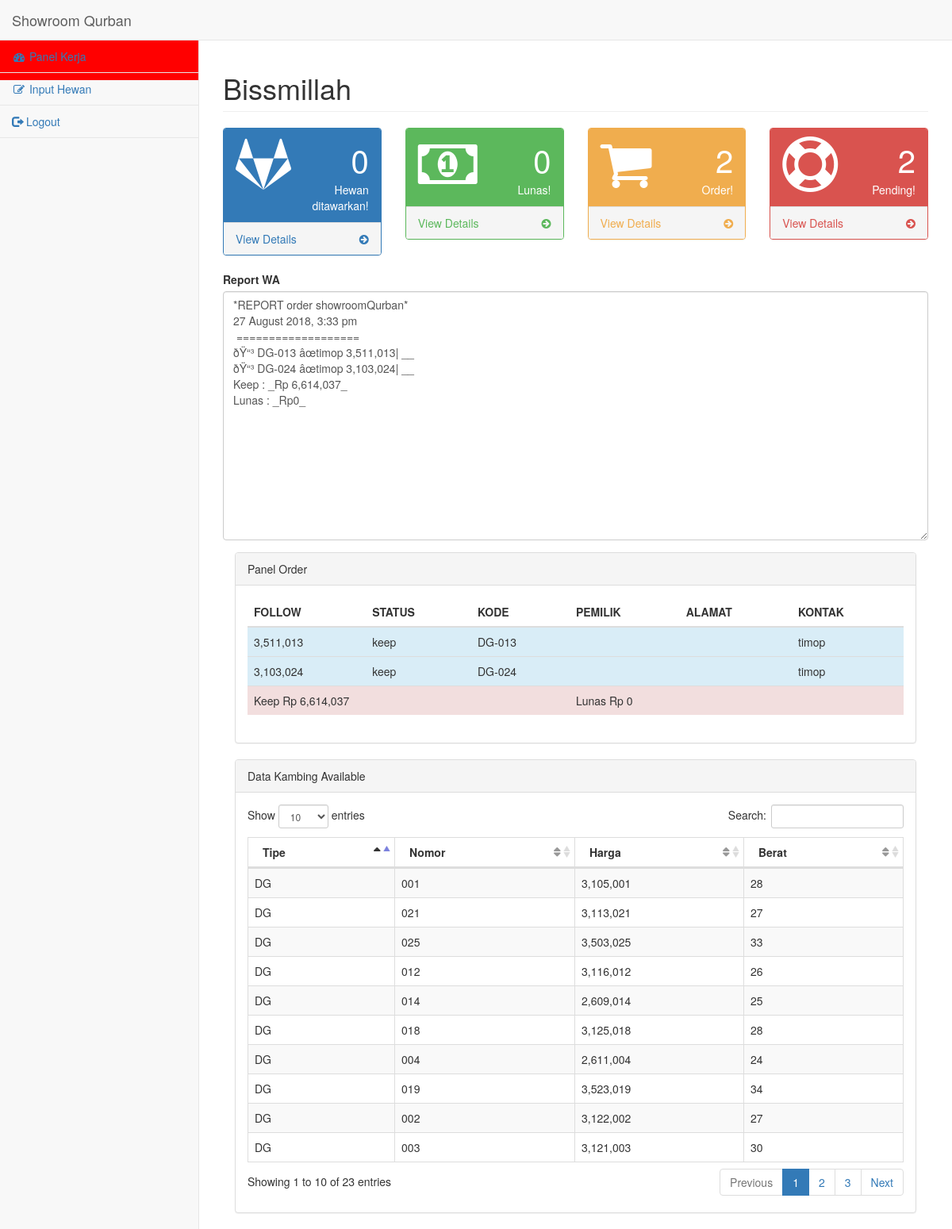
/kantor/ (signed in), run on the app's committed database.
### tables this page shows
CREATE TABLE `hewan` (
  `no` int(11) NOT NULL,
  `id_hwn` text,
  `tgl_masuk` date DEFAULT NULL,
  `foto` text,
  `pemilik` text,
  `nope` text,
  `prov` text,
  `kab` text,
  `kec` text,
  `ds` text,
  `alamat` text,
  `lunas` text,
  `updated` text,
  `showroom_view` text,
  `dealer_view` text,
  `berat` text,
  `kategori` text,
  `kelamin` text,
  `tgl_sold` datetime DEFAULT NULL,
  `harga_baru` int(11) DEFAULT NULL,
  `harga_lama` int(11) DEFAULT NULL,
  `harga_disc` int(11) DEFAULT NULL,
  `kupon` text,
  `rp_kupon` int(11) DEFAULT NULL,
  `ket1` text,
  `ket2` text
);

### kantor/koneksi.php (called while the page is built, shortened)
<?php
	$db ='showroo2_qurban';
	?>

### kantor/statistik.php (the view)
<?php
$nm_us4 = $_SESSION['nama'];
$qtab =mysqli_query($con,"SELECT * FROM `$db`.`hewan` WHERE `showroom_view` = '$nm_us4' ORDER BY `hewan`.`lunas` ASC");
$tabel ='';
while ($dttab = mysqli_fetch_array($qtab)){
	if($dttab['lunas'] == "keep"){
		if(is_null($dttab['dealer_view']) OR empty($dttab['dealer_view'])){
	$klas = 'warning';
		}else{
	$klas = 'danger';
		}
		$statt = "Keep";
	}else if($dttab['lunas'] == "lunas"){
	$klas = 'success';
	$statt = "Lunas";
	}else{
	$klas = 'info';
	$statt ='Prospek';
	}
	$tab1 = '
	<tr class="'.$klas.'">
	<td></td>
    <td>'.$statt.'</td>
    <td>'.$dttab['kategori'].'-'.$dttab['id_hwn'].'</td>
    <td>'.$dttab['pemilik'].'</td>
    <td>'.$dttab['alamat'].'</td>
	<td>'.$dttab['dealer_view'].'</td>
    </tr>
	';
	$tabel = $tabel.$tab1;
}
$avail ='';
$qav = mysqli_query($con,"SELECT * FROM `$db`.`hewan` WHERE `hewan`.`lunas` IS NULL ");
while($dav = mysqli_fetch_array($qav)){
$avb='
<tr>
                                        <td>'.$dav['kategori'].'</td>
                                        <td>'.$dav['id_hwn'].'</td>
                                        <td>'.number_format($dav['harga_lama'],0).'</td>
                                        <td class="center">'.$dav['berat'].'</td>
                                    </tr>
';
$avail = $avail.$avb;
}
if($_SESSION["akses"] == "marketing"){
$statistik ='<div class="col-lg-12">
                    <div class="panel panel-default">
                        <div class="panel-heading">
                            Panel Order
                        </div>
                        <div class="panel-body">
                            <div class="table-responsive">
                                <table class="table">
                                    <thead>
                                        <tr>
                                            <th>FOLLOW</th>
                                            <th>STATUS</th>
                                            <th>KODE</th>
                                            <th>PEMILIK</th>
											<th>ALAMAT</th>
											<th>KONTAK</th>
                                        </tr>
                                    </thead>
                                    <tbody>
                                        '.$tabel.'
                                    </tbody>
                                </table>
                            </div>
                        </div>
                    </div>
</div>';}else{ $statistik ='';}
$statistik1 =$statistik.'
				<div class="col-lg-12">
                    <div class="panel panel-default">
                        <div class="panel-heading">
                            Data Kambing Available
                        </div>
                        <div class="panel-body">
                            <table width="100%" class="table table-striped table-bordered table-hover" id="dataTables-example1">
                                <thead>
                                    <tr>
                                        <th>Tipe</th>
                                        <th>Nomor</th>
                                        <th>Harga</th>
                                        <th>Berat</th>
                                    </tr>
                                </thead>
                                <tbody>
                                   '.$avail.'
                                </tbody>
                            </table>
                        </div>
                    </div>
                </div>
				';
?>

### kantor/index.php (shortened to what this page needs)
<?php session_start();
include 'koneksi.php';
include 'statistik.php';
?>
<!DOCTYPE html>
<html lang="en">
<head>
    <link href="./vendor/bootstrap/css/bootstrap.min.css" rel="stylesheet">
    <link href="./vendor/metisMenu/metisMenu.min.css" rel="stylesheet">
    <link href="./dist/css/sb-admin-2.css" rel="stylesheet">
    <link href="./vendor/morrisjs/morris.css" rel="stylesheet">
    <link href="./vendor/font-awesome/css/font-awesome.min.css" rel="stylesheet" type="text/css">
</head>
    <link href="./vendor/datatables-plugins/dataTables.bootstrap.css" rel="stylesheet">
    <link href="./vendor/datatables-responsive/dataTables.responsive.css" rel="stylesheet">
    <link href="../assets/css/kantor.css" rel="stylesheet">
<body>
    <div id="wrapper">
        <nav class="navbar navbar-default navbar-static-top" role="navigation" style="margin-bottom: 0">
            <div class="navbar-header">
                <a class="navbar-brand" href="index.html">Showroom Qurban</a>
            </div>
            <div class="navbar-default sidebar" role="navigation" id="menuSamping">
                <div class="sidebar-nav navbar-collapse">
				       <ul class="nav" id="side-menu">
                        <li>
                            <a href="index.php"><i class="fa fa-dashboard fa-fw"></i> Panel Kerja</a>
                        </li>
<?php if($_SESSION["akses"] == "admin"){
	echo '
                        <li>
                            <a href="?act=input"><i class="fa fa-edit fa-fw"></i> Input Hewan</a>
						</li>
						';
}
?>
						<li>
                            <a href="?act=logout"><i class="glyphicon glyphicon-log-out"></i> Logout</a>
                        </li>
                    </ul>
		</div>
            </div>
        </nav>
<?php $tawar =0;
	$lunas =0; $txt_wa =''; $alert ='';
	$keep =0; $wa_r ='*REPORT order showroomQurban* &#13;&#10;'.date("j F Y, g:i a").'&#13;&#10; =================== &#13;&#10;';
	$total =0; $tabad ='';
	$aktif_user = $_SESSION['akses'];
	$nm_us = $_SESSION['nama'];
	if($aktif_user == 'marketing'){
	$qdat = mysqli_query($con,"SELECT `pemilik`,`alamat`,`lunas`,`harga_baru`,`id_hwn`,`dealer_view`,`kategori` FROM `$db`.`hewan` where `showroom_view` = '$nm_us'");
	while ($dat = mysqli_fetch_array($qdat)){
		if($dat['lunas'] == 'lunas'){
			$lunas++;
		}else if($dat['lunas'] == 'keep'){
			$keep++;
			$wa_no = substr_replace($dat['dealer_view'],'62',0,1);
			if(!is_null($dat['dealer_view'])){
			$alert = $alert.'<div class="alert alert-danger">
                            Anda mendapatkan order dari '.$dat['dealer_view'].' utk '.$dat['kategori'].'-'.$dat['id_hwn'].' <a href="https://api.whatsapp.com/send?phone='.$wa_no.'&text=Assalamualaikum%2C%20Saya%20marketing%20SQ%20terima%20kasih%20telah%20memesan%20http%3A%2F%2Fshowroomqurban.com%2F%3Fq%3D'.$dat['id_hwn'].'" type="button" class="btn btn-danger">FollowUp</a>
                            </div>';
			}
		}else{
			$tawar++;
		}
	}
	$total = $keep+$lunas;
	}else if($aktif_user == 'admin'){
		$qdat7 = mysqli_query($con,"SELECT `pemilik`,`alamat`,`lunas`,`harga_lama`,`showroom_view`,`kategori`,`id_hwn` FROM `$db`.`hewan` where `lunas` IS NOT NULL");
	$rp_ln =0; $rp_kp =0;
	while ($dat7 = mysqli_fetch_array($qdat7)){
		if($dat7['lunas'] == 'lunas'){
			$lunas++;
			$rp_ln = $rp_ln + $dat7['harga_lama'];
		}else if($dat7['lunas'] == 'keep'){
			$keep++;
			$rp_kp = $rp_kp + $dat7['harga_lama'];
		}else{
			$tawar++;
		}
	if($dat7['lunas'] == "keep"){
			$klse = "info";
			$tnd ="ðŸ“³";
		}else if($dat7['lunas'] == "lunas"){
			$klse ="success";
			$tnd="âœ…";
		}else{
			$klse ="warning";
			$tnd='warn';
		}
		$tabi = '
		<tr class="'.$klse.'">
	<td>'.number_format($dat7['harga_lama'],0).'</td>
    <td>'.$dat7['lunas'].'</td>
    <td>'.$dat7['kategori'].'-'.$dat7['id_hwn'].'</td>
    <td>'.$dat7['pemilik'].'</td>
    <td>'.$dat7['alamat'].'</td>
	<td>'.$dat7['showroom_view'].'</td>
    </tr>
		';
		$tabad = $tabad.$tabi;
		$wa_r =$wa_r.$tnd.' '.$dat7['kategori'].'-'.$dat7['id_hwn'].' âœ'.$dat7['showroom_view'].' '.number_format($dat7['harga_lama'],0).'| _'.$dat7['pemilik'].'_ &#13;&#10;';
	}
	$total = $keep+$lunas;
	$tabad = $tabad.'<tr class="danger"><td colspan="3">Keep Rp '.number_format($rp_kp,0).'</td><td colspan="3"> Lunas Rp '.number_format($rp_ln,0).'</td></tr>';
	$wa_r =$wa_r."Keep : _Rp ".number_format($rp_kp,0).'_ &#13;&#10;'."Lunas : _Rp".number_format($rp_ln,0).'_';
	$txt_wa = '
	<div class="form-group">
                                            <label>Report WA</label>
                                            <textarea class="form-control" rows="15">'.$wa_r.'</textarea>
                                        </div>
	';
	$statistik ='<div class="col-lg-12">
                    <div class="panel panel-default">
                        <div class="panel-heading">
                            Panel Order
                        </div>
                        <div class="panel-body">
                            <div class="table-responsive">
                                <table class="table">
                                    <thead>
                                        <tr>
                                            <th>FOLLOW</th>
                                            <th>STATUS</th>
                                            <th>KODE</th>
                                            <th>PEMILIK</th>
											<th>ALAMAT</th>
											<th>KONTAK</th>
                                        </tr>
                                    </thead>
                                    <tbody>
                                        '.$tabad.'
                                    </tbody>
                                </table>
                            </div>
                        </div>
                    </div>
</div>';
	}
	if(isset($_GET['act'])){
		if ($_GET['act'] == "input"){
			include 'inp_hwn.php';
		}else if($_GET['act'] == "order"){
			include 'order1.php';
		}else if($_GET['act'] == "kensel"){
			include 'batal.php';
		}else if($_GET['act'] == "offline"){
			include 'offline.php';
		}else if($_GET['act'] == "komisi"){
            include 'komisi.php';
		}else if($_GET['act'] == "admin"){
			include 'admin.php';
		}else{
		}
	}else{
		echo '    <div id="page-wrapper">
				<div class="row">
					<div class="col-lg-12">'.$alert.'
						<h1 class="page-header">Bissmillah</h1>
					</div>
				</div>
				<div class="row">
					<div class="col-lg-3 col-md-6">
						<div class="panel panel-primary">
							<div class="panel-heading">
								<div class="row">
									<div class="col-xs-3">
										<i class="fa fa-gitlab fa-5x"></i>
									</div>
									<div class="col-xs-9 text-right">
										<div class="huge">'.$tawar.'</div>
										<div>Hewan ditawarkan!</div>
									</div>
								</div>
							</div>
							<a href="#">
								<div class="panel-footer">
									<span class="pull-left">View Details</span>
									<span class="pull-right"><i class="fa fa-arrow-circle-right"></i></span>
									<div class="clearfix"></div>
								</div>
							</a>
						</div>
					</div>
					<div class="col-lg-3 col-md-6">
						<div class="panel panel-green">
							<div class="panel-heading">
								<div class="row">
									<div class="col-xs-3">
										<i class="fa fa-money fa-5x"></i>
									</div>
									<div class="col-xs-9 text-right">
										<div class="huge">'.$lunas.'</div>
										<div>Lunas!</div>
									</div>
								</div>
							</div>
							<a href="#">
								<div class="panel-footer">
									<span class="pull-left">View Details</span>
									<span class="pull-right"><i class="fa fa-arrow-circle-right"></i></span>
									<div class="clearfix"></div>
								</div>
							</a>
						</div>
					</div>
					<div class="col-lg-3 col-md-6">
						<div class="panel panel-yellow">
							<div class="panel-heading">
								<div class="row">
									<div class="col-xs-3">
										<i class="fa fa-shopping-cart fa-5x"></i>
									</div>
									<div class="col-xs-9 text-right">
										<div class="huge">'.$total.'</div>
										<div>Order!</div>
									</div>
								</div>
							</div>
							<a href="#">
								<div class="panel-footer">
									<span class="pull-left">View Details</span>
									<span class="pull-right"><i class="fa fa-arrow-circle-right"></i></span>
									<div class="clearfix"></div>
								</div>
							</a>
						</div>
					</div>
					<div class="col-lg-3 col-md-6">
						<div class="panel panel-red">
							<div class="panel-heading">
								<div class="row">
									<div class="col-xs-3">
										<i class="fa fa-support fa-5x"></i>
									</div>
									<div class="col-xs-9 text-right">
										<div class="huge">'.$keep.'</div>
										<div>Pending!</div>
									</div>
								</div>
							</div>
							<a href="#">
								<div class="panel-footer">
									<span class="pull-left">View Details</span>
									<span class="pull-right"><i class="fa fa-arrow-circle-right"></i></span>
									<div class="clearfix"></div>
								</div>
							</a>
						</div>
					</div>
				</div>'.$txt_wa.'
				'.$statistik.$statistik1.'
			</div>';
		}
?>
    </div>
</body>
</html>

### assets/css/kantor.css (style rules this page uses)
#menuSamping { background-color: red; height:100%; }

### data on the page
hewan: harga_lama "3,511,013", lunas "keep", kategori "DG", id_hwn "013", showroom_view "timop"
hewan: harga_lama "3,103,024", lunas "keep", kategori "DG", id_hwn "024", showroom_view "timop"
hewan: kategori "DG", id_hwn "001", harga_lama "3,105,001", berat "28"
hewan: kategori "DG", id_hwn "021", harga_lama "3,113,021", berat "27"
hewan: kategori "DG", id_hwn "025", harga_lama "3,503,025", berat "33"
hewan: kategori "DG", id_hwn "012", harga_lama "3,116,012", berat "26"
hewan: kategori "DG", id_hwn "014", harga_lama "2,609,014", berat "25"
hewan: kategori "DG", id_hwn "018", harga_lama "3,125,018", berat "28"
hewan: kategori "DG", id_hwn "004", harga_lama "2,611,004", berat "24"
hewan: kategori "DG", id_hwn "019", harga_lama "3,523,019", berat "34"
hewan: kategori "DG", id_hwn "002", harga_lama "3,122,002", berat "27"
hewan: kategori "DG", id_hwn "003", harga_lama "3,121,003", berat "30"

### other printed values
$tawar "0"
$lunas "0"
$total "2"
$keep "2"
$rp_kp "6,614,037"
$rp_ln "0"
